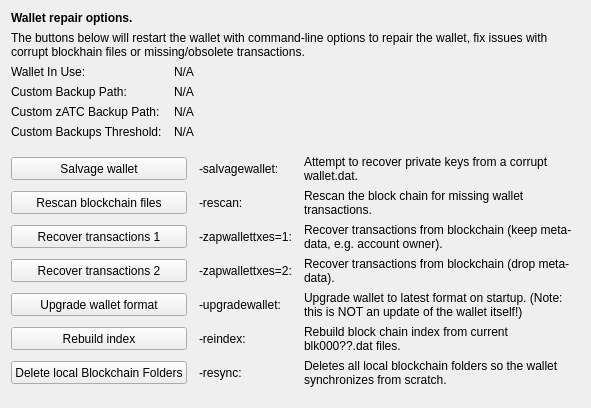
     <widget class="QWidget" name="tab_repair">
      <attribute name="title">
       <string>&amp;Wallet Repair</string>
      </attribute>
      <layout class="QGridLayout" name="gridLayout_4" columnstretch="0,0,0,0">
       <property name="horizontalSpacing">
        <number>12</number>
       </property>
       <item row="0" column="0" colspan="4">
        <widget class="QLabel" name="label_repair_header">
         <property name="font">
          <font>
           <weight>75</weight>
           <bold>true</bold>
          </font>
         </property>
         <property name="text">
          <string>Wallet repair options.</string>
         </property>
        </widget>
       </item>
       <item row="1" column="0" colspan="4">
        <widget class="QLabel" name="label_repair_helptext">
         <property name="font">
          <font>
           <weight>50</weight>
           <bold>false</bold>
          </font>
         </property>
         <property name="text">
          <string>The buttons below will restart the wallet with command-line options to repair the wallet, fix issues with corrupt blockhain files or missing/obsolete transactions.</string>
         </property>
         <property name="wordWrap">
          <bool>true</bool>
         </property>
        </widget>
       </item>
       <item row="2" column="0">
        <widget class="QLabel" name="wallet_path_label">
         <property name="text">
          <string>Wallet In Use:</string>
         </property>
        </widget>
       </item>
       <item row="2" column="1" colspan="3">
        <widget class="QLabel" name="wallet_path">
         <property name="cursor">
          <cursorShape>IBeamCursor</cursorShape>
         </property>
         <property name="text">
          <string>N/A</string>
         </property>
         <property name="textFormat">
          <enum>Qt::PlainText</enum>
         </property>
         <property name="textInteractionFlags">
          <set>Qt::LinksAccessibleByMouse|Qt::TextSelectableByKeyboard|Qt::TextSelectableByMouse</set>
         </property>
        </widget>
       </item>
       <item row="3" column="0">
        <widget class="QLabel" name="wallet_custombackuppath_label">
         <property name="text">
          <string>Custom Backup Path:</string>
         </property>
         <property name="visible">
          <bool>false</bool>
         </property>
        </widget>
       </item>
       <item row="3" column="1" colspan="3">
        <widget class="QLabel" name="wallet_custombackuppath">
         <property name="cursor">
          <cursorShape>IBeamCursor</cursorShape>
         </property>
         <property name="text">
          <string>N/A</string>
         </property>
         <property name="textFormat">
          <enum>Qt::PlainText</enum>
         </property>
         <property name="textInteractionFlags">
          <set>Qt::LinksAccessibleByMouse|Qt::TextSelectableByKeyboard|Qt::TextSelectableByMouse</set>
         </property>
         <property name="visible">
          <bool>false</bool>
         </property>
        </widget>
       </item>
       <item row="4" column="0">
        <widget class="QLabel" name="wallet_customzpivbackuppath_label">
         <property name="text">
          <string>Custom zATC Backup Path:</string>
         </property>
         <property name="visible">
          <bool>false</bool>
         </property>
        </widget>
       </item>
       <item row="4" column="1" colspan="3">
        <widget class="QLabel" name="wallet_customzpivbackuppath">
         <property name="cursor">
          <cursorShape>IBeamCursor</cursorShape>
         </property>
         <property name="text">
          <string>N/A</string>
         </property>
         <property name="textFormat">
          <enum>Qt::PlainText</enum>
         </property>
         <property name="textInteractionFlags">
          <set>Qt::LinksAccessibleByMouse|Qt::TextSelectableByKeyboard|Qt::TextSelectableByMouse</set>
         </property>
         <property name="visible">
          <bool>false</bool>
         </property>
        </widget>
       </item>
       <item row="5" column="0">
        <widget class="QLabel" name="wallet_custombackupthreshold_label">
         <property name="text">
          <string>Custom Backups Threshold:</string>
         </property>
         <property name="visible">
          <bool>false</bool>
         </property>
        </widget>
       </item>
       <item row="5" column="1" colspan="3">
        <widget class="QLabel" name="wallet_custombackupthreshold">
         <property name="cursor">
          <cursorShape>IBeamCursor</cursorShape>
         </property>
         <property name="text">
          <string>N/A</string>
         </property>
         <property name="textFormat">
          <enum>Qt::PlainText</enum>
         </property>
         <property name="textInteractionFlags">
          <set>Qt::LinksAccessibleByMouse|Qt::TextSelectableByKeyboard|Qt::TextSelectableByMouse</set>
         </property>
         <property name="visible">
          <bool>false</bool>
         </property>
        </widget>
       </item>
       <item row="6" column="0">
        <spacer name="verticalSpacer_repair1">
         <property name="orientation">
          <enum>Qt::Vertical</enum>
         </property>
         <property name="sizeHint" stdset="0">
          <size>
           <width>10</width>
           <height>10</height>
          </size>
         </property>
        </spacer>
       </item>
       <item row="7" column="0" colspan="2">
        <widget class="QPushButton" name="btn_salvagewallet">
         <property name="minimumSize">
          <size>
           <width>100</width>
           <height>23</height>
          </size>
         </property>
         <property name="text">
          <string>Salvage wallet</string>
         </property>
        </widget>
       </item>
       <item row="7" column="2">
        <widget class="QLabel" name="label_repair_salvage_command">
         <property name="text">
          <string notr="true">-salvagewallet:</string>
         </property>
        </widget>
       </item>
       <item row="7" column="3">
        <widget class="QLabel" name="label_repair_salvage">
         <property name="text">
          <string>Attempt to recover private keys from a corrupt wallet.dat.</string>
         </property>
         <property name="wordWrap">
          <bool>true</bool>
         </property>
        </widget>
       </item>
       <item row="8" column="0" colspan="2">
        <widget class="QPushButton" name="btn_rescan">
         <property name="minimumSize">
          <size>
           <width>100</width>
           <height>23</height>
          </size>
         </property>
         <property name="text">
          <string>Rescan blockchain files</string>
         </property>
        </widget>
       </item>
       <item row="8" column="2">
        <widget class="QLabel" name="label_repair_rescan_command">
         <property name="text">
          <string notr="true">-rescan:</string>
         </property>
        </widget>
       </item>
       <item row="8" column="3">
        <widget class="QLabel" name="label_repair_rescan">
         <property name="text">
          <string>Rescan the block chain for missing wallet transactions.</string>
         </property>
         <property name="wordWrap">
          <bool>true</bool>
         </property>
        </widget>
       </item>
       <item row="9" column="0" colspan="2">
        <widget class="QPushButton" name="btn_zapwallettxes1">
         <property name="minimumSize">
          <size>
           <width>100</width>
           <height>23</height>
          </size>
         </property>
         <property name="text">
          <string>Recover transactions 1</string>
         </property>
        </widget>
       </item>
       <item row="9" column="2">
        <widget class="QLabel" name="label_repair_zap1_command">
         <property name="text">
          <string notr="true">-zapwallettxes=1:</string>
         </property>
        </widget>
       </item>
       <item row="9" column="3">
        <widget class="QLabel" name="label_repair_zap1">
         <property name="text">
          <string>Recover transactions from blockchain (keep meta-data, e.g. account owner).</string>
         </property>
         <property name="wordWrap">
          <bool>true</bool>
         </property>
        </widget>
       </item>
       <item row="10" column="0" colspan="2">
        <widget class="QPushButton" name="btn_zapwallettxes2">
         <property name="minimumSize">
          <size>
           <width>100</width>
           <height>23</height>
          </size>
         </property>
         <property name="text">
          <string>Recover transactions 2</string>
         </property>
        </widget>
       </item>
       <item row="10" column="2">
        <widget class="QLabel" name="label_repair_zap2_command">
         <property name="text">
          <string notr="true">-zapwallettxes=2:</string>
         </property>
        </widget>
       </item>
       <item row="10" column="3">
        <widget class="QLabel" name="label_repair_zap2">
         <property name="text">
          <string>Recover transactions from blockchain (drop meta-data).</string>
         </property>
         <property name="wordWrap">
          <bool>true</bool>
         </property>
        </widget>
       </item>
       <item row="11" column="0" colspan="2">
        <widget class="QPushButton" name="btn_upgradewallet">
         <property name="minimumSize">
          <size>
           <width>100</width>
           <height>23</height>
          </size>
         </property>
         <property name="text">
          <string>Upgrade wallet format</string>
         </property>
        </widget>
       </item>
       <item row="11" column="2">
        <widget class="QLabel" name="label_repair_upgrade_command">
         <property name="text">
          <string notr="true">-upgradewallet:</string>
         </property>
        </widget>
       </item>
       <item row="11" column="3">
        <widget class="QLabel" name="label_repair_upgrade">
         <property name="text">
          <string>Upgrade wallet to latest format on startup. (Note: this is NOT an update of the wallet itself!)</string>
         </property>
         <property name="wordWrap">
          <bool>true</bool>
         </property>
        </widget>
       </item>
       <item row="12" column="0" colspan="2">
        <widget class="QPushButton" name="btn_reindex">
         <property name="minimumSize">
          <size>
           <width>100</width>
           <height>23</height>
          </size>
         </property>
         <property name="text">
          <string>Rebuild index</string>
         </property>
        </widget>
       </item>
       <item row="12" column="2">
        <widget class="QLabel" name="label_repair_reindex_command">
         <property name="text">
          <string notr="true">-reindex:</string>
         </property>
        </widget>
       </item>
       <item row="12" column="3">
        <widget class="QLabel" name="label_repair_reindex">
         <property name="text">
          <string>Rebuild block chain index from current blk000??.dat files.</string>
         </property>
         <property name="wordWrap">
          <bool>true</bool>
         </property>
        </widget>
       </item>
       <item row="13" column="0" colspan="2">
        <widget class="QPushButton" name="btn_resync">
         <property name="minimumSize">
          <size>
           <width>100</width>
           <height>23</height>
          </size>
         </property>
         <property name="text">
          <string>Delete local Blockchain Folders</string>
         </property>
        </widget>
       </item>
       <item row="13" column="2">
        <widget class="QLabel" name="label_repair_resync_command">
         <property name="text">
          <string>-resync:</string>
         </property>
        </widget>
       </item>
       <item row="13" column="3">
        <widget class="QLabel" name="label_repair_resync">
         <property name="text">
          <string>Deletes all local blockchain folders so the wallet synchronizes from scratch.</string>
         </property>
         <property name="wordWrap">
          <bool>true</bool>
         </property>
        </widget>
       </item>
       <item row="14" column="0">
        <spacer name="verticalSpacer_repair2">
         <property name="orientation">
          <enum>Qt::Vertical</enum>
         </property>
         <property name="sizeHint" stdset="0">
          <size>
           <width>20</width>
           <height>10</height>
          </size>
         </property>
        </spacer>
       </item>
      </layout>
     </widget>
